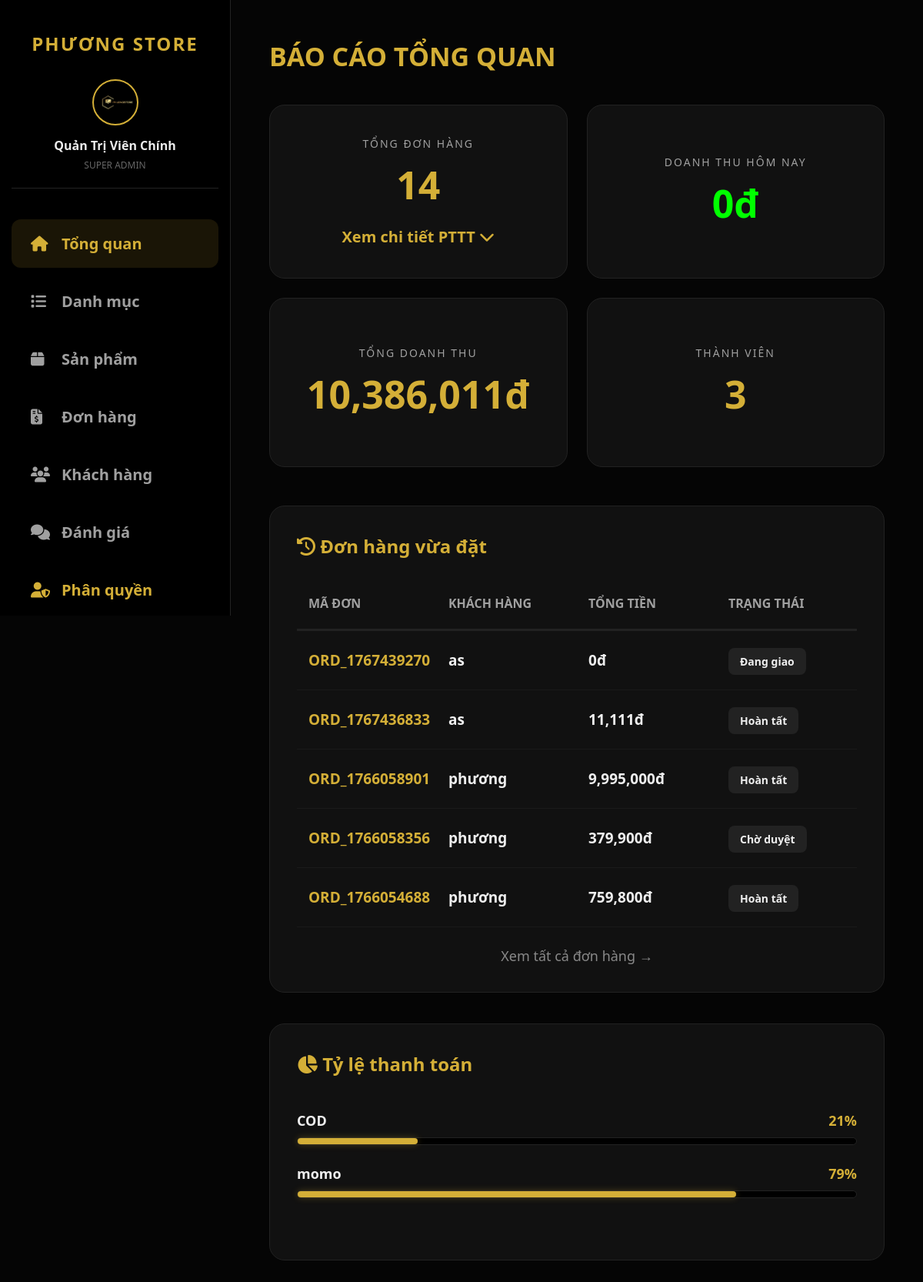
The page /index.php?ctrl=admin&act=dashboard (signed in) on the database its author committed.
### tables this page shows
CREATE TABLE IF NOT EXISTS `donhang` (
  `ma_don_hang` int NOT NULL AUTO_INCREMENT,
  `ma_don_hang_code` varchar(50) NOT NULL,
  `ma_khach_hang` int DEFAULT NULL,
  `ho_ten_nguoi_nhan` varchar(100) NOT NULL,
  `sdt_nguoi_nhan` varchar(20) NOT NULL,
  `ngay_dat` datetime DEFAULT CURRENT_TIMESTAMP,
  `tong_tien` decimal(15,0) NOT NULL,
  `pt_thanh_toan` varchar(50) DEFAULT NULL,
  `tt_thanh_toan` varchar(50) DEFAULT NULL,
  `tt_don_hang` varchar(50) DEFAULT NULL,
  `dia_chi_giao` text NOT NULL,
  `ghi_chu` text,
  `ma_gd_momo` varchar(100) DEFAULT NULL,
  `ly_do_huy` text,
  `ma_admin_duyet` int DEFAULT NULL,
  PRIMARY KEY (`ma_don_hang`),
  KEY `ma_khach_hang` (`ma_khach_hang`),
  KEY `ma_admin_duyet` (`ma_admin_duyet`)
);

### app/controllers/AdminController.php (called while the page is built, shortened)
<?php
require_once 'app/models/ProductModel.php';
require_once 'app/models/OrderModel.php';
class AdminController {
    private $productModel;
    private $orderModel;
    public function __construct() {
        $database = new Database();
        $db = $database->connect();
        $this->productModel = new ProductModel($db);
        $this->orderModel = new OrderModel();
    }
    public function dashboard() {
        $totalOrders = $this->productModel->getTotalOrders();
        $totalRevenue = $this->productModel->getTotalRevenue();
        $todayRevenue = $this->productModel->getTodayRevenue();
    $paymentStats = $this->productModel->getPaymentStats();
        $paymentStats = $this->productModel->getPaymentStats();
    $recentOrders = $this->orderModel->getAllOrders();
    $totalUsersCount = $this->orderModel->getAllUsersCount();
    $allUsers = array_fill(0, $totalUsersCount, null);
        require_once 'app/views/admin/index.php';
    }
}
?>

### app/models/ProductModel.php (called while the page is built, shortened)
<?php
class ProductModel {
    private $db;
    public function __construct($db) {
        $this->db = $db;
    }
public function getTotalOrders() {
    return $this->db->query("SELECT COUNT(*) FROM donhang")->fetchColumn();
}
public function getTotalRevenue() {
    return $this->db->query("SELECT SUM(tong_tien) FROM donhang WHERE tt_thanh_toan = 'Đã thanh toán'")->fetchColumn();
}
public function getTodayRevenue() {
    $sql = "SELECT SUM(tong_tien) FROM donhang WHERE DATE(ngay_dat) = CURDATE() AND tt_thanh_toan = 'Đã thanh toán'";
    return $this->db->query($sql)->fetchColumn() ?: 0;
}
public function getPaymentStats() {
    $sql = "SELECT pt_thanh_toan, COUNT(*) as so_luong FROM donhang GROUP BY pt_thanh_toan";
    return $this->db->query($sql)->fetchAll(PDO::FETCH_ASSOC);
}
}

### app/models/OrderModel.php (called while the page is built, shortened)
<?php
require_once 'app/config/db.php';
class OrderModel {
    private $conn;
    public function __construct() {
        $db = new Database();
        $this->conn = $db->connect();
    }
    public function getAllOrders() {
        $sql = "SELECT * FROM donhang ORDER BY ngay_dat DESC";
        return $this->conn->query($sql)->fetchAll(PDO::FETCH_ASSOC);
    }
    public function getAllUsersCount() {
        $sql = "SELECT COUNT(*) as total FROM khachhang";
        $res = $this->conn->query($sql)->fetch(PDO::FETCH_ASSOC);
        return $res['total'] ?? 0;
    }
}

### app/config/db.php (called while the page is built, shortened)
<?php
class Database {
    private $host = "localhost";
    private $db_name = "phuongstore";
    private $username = "root";
    private $password = "";
    public function connect() {
        $this->conn = null;
        try {
            $this->conn = new PDO("mysql:host=" . $this->host . ";dbname=" . $this->db_name, $this->username, $this->password);
            $this->conn->setAttribute(PDO::ATTR_ERRMODE, PDO::ERRMODE_EXCEPTION);
            $this->conn->exec("set names utf8mb4");
        } catch(PDOException $e) {
            echo "Lỗi kết nối: " . $e->getMessage();
        }
        return $this->conn;
    }
}

### app/views/admin/index.php (the view, shortened to what this page needs)
<!DOCTYPE html>
<html lang="vi">
<head>
    <link rel="stylesheet" href="https://cdnjs.cloudflare.com/ajax/libs/font-awesome/6.4.0/css/all.min.css">
    <link rel="stylesheet" href="public/css/admin.css">
</head>
<body class="admin-body">
<?php include 'sidebar.php'; ?>
<main class="main-content-admin">
    <section class="admin-section active">
        <h1>Báo cáo tổng quan</h1>
        <div class="stat-grid">
            <div class="stat-card">
                <small>Tổng đơn hàng</small>
                <h2><?= $totalOrders ?></h2>
                <div onclick="togglePaymentDetail()" style="cursor:pointer; color:var(--primary); font-weight:bold; margin-top:20px; font-size:20px;">
                    Xem chi tiết PTTT <i class="fa-solid fa-chevron-down" id="arrow-icon"></i>
                </div>
            </div>
            <div class="stat-card">
                <small>Doanh thu hôm nay</small>
                <h2 style="color:#00ff00;"><?= number_format($todayRevenue) ?>đ</h2>
            </div>
            <div class="stat-card">
                <small>Tổng doanh thu</small>
                <h2 style="color:var(--primary);"><?= number_format($totalRevenue) ?>đ</h2>
            </div>
            <div class="stat-card">
                <small>Thành viên</small>
                <h2><?= count($allUsers) ?></h2>
            </div>
        </div>
        <div class="dashboard-grid">
            <div class="cat-card">
                <div style="font-size:24px; font-weight:800; color:var(--primary); margin-bottom:25px;">
                    <i class="fa-solid fa-clock-rotate-left"></i> Đơn hàng vừa đặt
                </div>
                <table class="table-admin order-table">
                    <thead>
                        <tr>
                            <th>Mã đơn</th>
                            <th>Khách hàng</th>
                            <th>Tổng tiền</th>
                            <th>Trạng thái</th>
                        </tr>
                    </thead>
                    <tbody>
                        <?php foreach (array_slice($recentOrders, 0, 5) as $ro): ?>
                        <tr>
                            <td style="color:var(--primary); font-weight:bold;"><?= $ro['ma_don_hang_code'] ?></td>
                            <td style="font-weight:600;"><?= htmlspecialchars($ro['ho_ten_nguoi_nhan']) ?></td>
                            <td style="font-weight:900;"><?= number_format($ro['tong_tien']) ?>đ</td>
                            <td>
                                <span style="background:#222; padding:8px 15px; border-radius:8px; font-weight:bold; font-size:14px;">
                                    <?= $ro['tt_don_hang'] ?>
                                </span>
                            </td>
                        </tr>
                        <?php endforeach; ?>
                    </tbody>
                </table>
                <a href="index.php?ctrl=admin&act=manage_orders" style="display:block; text-align:center; margin-top:25px; font-size:18px; color:#888; text-decoration:none;">Xem tất cả đơn hàng →</a>
            </div>
            <div class="cat-card">
                <div style="font-size:24px; font-weight:800; color:var(--primary); margin-bottom:25px;">
                    <i class="fa-solid fa-chart-pie"></i> Tỷ lệ thanh toán
                </div>
                <div style="padding: 20px 0;">
                    <?php foreach ($paymentStats as $ps): ?>
                        <div style="margin-bottom:25px;">
                            <div style="display:flex; justify-content:space-between; font-size:18px; margin-bottom:10px; font-weight:600;">
                                <span><?= $ps['pt_thanh_toan'] ?></span>
                                <span style="color:var(--primary);"><?= round(($ps['so_luong'] / max(1, $totalOrders)) * 100) ?>%</span>
                            </div>
                            <div style="width:100%; height:10px; background:#000; border-radius:10px; border:1px solid #222;">
                                <div style="width:<?= ($ps['so_luong'] / max(1, $totalOrders)) * 100 ?>%; height:100%; background:var(--primary); border-radius:10px; box-shadow: 0 0 10px rgba(212,175,55,0.3);"></div>
                            </div>
                        </div>
                    <?php endforeach; ?>
                </div>
            </div>
        </div>
    </section>
</main>
</body>
</html>

### public/css/admin.css (style rules this page uses)
:root { --primary: #d4af37; --bg-dark: #050505; --bg-card: #111111; --text-main: #eeeeee; --text-muted: #a0a0a0; --border: #222222; --sidebar-width: 300px; }
* { margin: 0; padding: 0; box-sizing: border-box; font-family: 'Segoe UI', sans-serif; }
body.admin-body { background-color: var(--bg-dark); color: var(--text-main); display: flex; min-height: 100vh; font-size: 18px; }
.main-content-admin { margin-left: var(--sidebar-width); padding: 50px; width: calc(100% - var(--sidebar-width)); }
h1 { font-size: 34px; font-weight: 800; color: var(--primary); text-transform: uppercase; margin-bottom: 40px; }
.stat-grid { display: grid; grid-template-columns: repeat(auto-fit, minmax(320px, 1fr)); gap: 25px; margin-bottom: 50px; }
.stat-card { background: var(--bg-card); padding: 40px 20px; border-radius: 20px; border: 1px solid var(--border); text-align: center; min-height: 220px; display: flex; flex-direction: column; justify-content: center; }
.stat-card h2 { font-size: 50px; color: var(--primary); font-weight: 900; margin-top: 10px; overflow-wrap: break-word; }
.stat-card small { font-size: 14px; text-transform: uppercase; letter-spacing: 2px; color: var(--text-muted); }
.cat-card { background: var(--bg-card); border-radius: 20px; padding: 35px; margin-bottom: 40px; border: 1px solid var(--border); }
.table-admin { width: 100%; border-collapse: collapse; table-layout: fixed; }
.table-admin th { padding: 22px 15px; font-size: 16px; color: var(--text-muted); text-transform: uppercase; border-bottom: 3px solid var(--border); text-align: left; }
.table-admin td { padding: 25px 15px; font-size: 19px; border-bottom: 1px solid #1a1a1a; vertical-align: middle; }

### rows shown on the page
donhang: ma_don_hang_code "ORD_1767439270", ho_ten_nguoi_nhan "as", tong_tien "0", tt_don_hang "Đang giao"
donhang: ma_don_hang_code "ORD_1767436833", ho_ten_nguoi_nhan "as", tong_tien "11,111", tt_don_hang "Hoàn tất"
donhang: ma_don_hang_code "ORD_1766058901", ho_ten_nguoi_nhan "phương", tong_tien "9,995,000", tt_don_hang "Hoàn tất"
donhang: ma_don_hang_code "ORD_1766058356", ho_ten_nguoi_nhan "phương", tong_tien "379,900", tt_don_hang "Chờ duyệt"
donhang: ma_don_hang_code "ORD_1766054688", ho_ten_nguoi_nhan "phương", tong_tien "759,800", tt_don_hang "Hoàn tất"

### other values the page prints
$_SESSION['admin_name'] "Quản Trị Viên Chính"
$totalOrders "14"
$todayRevenue "0"
$totalRevenue "10,386,011"
count($allUsers) "3"
$ps['pt_thanh_toan'] "COD"
$ps['pt_thanh_toan'] "momo"
